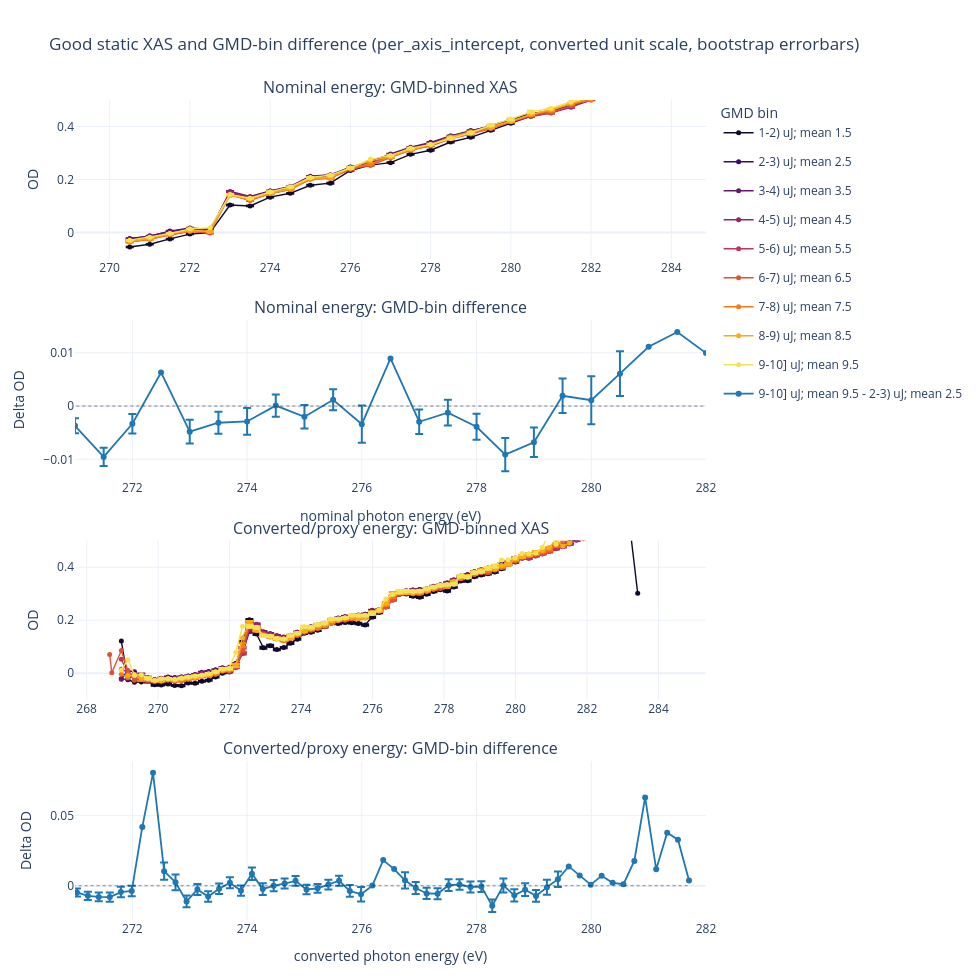

This figure's notebook cell:
### Code cell
fig_plotly = gx.plot_xas_with_gmd_difference_plotly(
    result,
    bootstrap=bootstrap,
    bin_a=DIFF_BIN_A,
    bin_b=DIFF_BIN_B,
    nominal_xlim=PLOTLY_NOMINAL_XLIM,
    converted_xlim=PLOTLY_CONVERTED_XLIM,
    xas_nominal_ylim=NOMINAL_XAS_YLIM,
    delta_nominal_ylim=NOMINAL_DELTA_YLIM,
    xas_converted_ylim=CONVERTED_XAS_YLIM,
    delta_converted_ylim=CONVERTED_DELTA_YLIM,
    show_errorbars=SHOW_ERRORBARS,
)
fig_plotly
